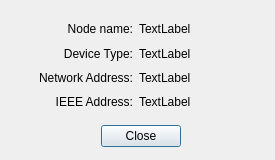
<?xml version="1.0" encoding="UTF-8"?>
<ui version="4.0">
 <class>info</class>
 <widget class="QDialog" name="info">
  <property name="geometry">
   <rect>
    <x>0</x>
    <y>0</y>
    <width>275</width>
    <height>160</height>
   </rect>
  </property>
  <property name="sizePolicy">
   <sizepolicy hsizetype="Fixed" vsizetype="Fixed">
    <horstretch>0</horstretch>
    <verstretch>0</verstretch>
   </sizepolicy>
  </property>
  <property name="minimumSize">
   <size>
    <width>0</width>
    <height>160</height>
   </size>
  </property>
  <property name="maximumSize">
   <size>
    <width>300</width>
    <height>160</height>
   </size>
  </property>
  <property name="windowTitle">
   <string>Info</string>
  </property>
  <widget class="QDialogButtonBox" name="buttonBox">
   <property name="geometry">
    <rect>
     <x>100</x>
     <y>120</y>
     <width>81</width>
     <height>32</height>
    </rect>
   </property>
   <property name="orientation">
    <enum>Qt::Horizontal</enum>
   </property>
   <property name="standardButtons">
    <set>QDialogButtonBox::Close</set>
   </property>
   <property name="centerButtons">
    <bool>true</bool>
   </property>
  </widget>
  <widget class="QWidget" name="layoutWidget">
   <property name="geometry">
    <rect>
     <x>20</x>
     <y>20</y>
     <width>231</width>
     <height>91</height>
    </rect>
   </property>
   <layout class="QGridLayout" name="gridLayout">
    <property name="bottomMargin">
     <number>0</number>
    </property>
    <item row="1" column="1">
     <widget class="QLabel" name="typeLabel">
      <property name="text">
       <string>TextLabel</string>
      </property>
     </widget>
    </item>
    <item row="3" column="0">
     <widget class="QLabel" name="label_2">
      <property name="text">
       <string>IEEE Address:</string>
      </property>
      <property name="alignment">
       <set>Qt::AlignRight|Qt::AlignTrailing|Qt::AlignVCenter</set>
      </property>
     </widget>
    </item>
    <item row="2" column="0">
     <widget class="QLabel" name="label_3">
      <property name="text">
       <string>Network Address:</string>
      </property>
      <property name="alignment">
       <set>Qt::AlignRight|Qt::AlignTrailing|Qt::AlignVCenter</set>
      </property>
     </widget>
    </item>
    <item row="3" column="1">
     <widget class="QLabel" name="IEEELabel">
      <property name="text">
       <string>TextLabel</string>
      </property>
     </widget>
    </item>
    <item row="0" column="1">
     <widget class="QLabel" name="nameLabel">
      <property name="text">
       <string>TextLabel</string>
      </property>
     </widget>
    </item>
    <item row="0" column="0">
     <widget class="QLabel" name="label">
      <property name="text">
       <string>Node name:</string>
      </property>
      <property name="alignment">
       <set>Qt::AlignRight|Qt::AlignTrailing|Qt::AlignVCenter</set>
      </property>
     </widget>
    </item>
    <item row="1" column="0">
     <widget class="QLabel" name="label_4">
      <property name="text">
       <string>Device Type:</string>
      </property>
      <property name="alignment">
       <set>Qt::AlignRight|Qt::AlignTrailing|Qt::AlignVCenter</set>
      </property>
     </widget>
    </item>
    <item row="2" column="1">
     <widget class="QLabel" name="nwkLabel">
      <property name="text">
       <string>TextLabel</string>
      </property>
     </widget>
    </item>
   </layout>
  </widget>
 </widget>
 <resources/>
 <connections>
  <connection>
   <sender>buttonBox</sender>
   <signal>accepted()</signal>
   <receiver>info</receiver>
   <slot>accept()</slot>
   <hints>
    <hint type="sourcelabel">
     <x>248</x>
     <y>254</y>
    </hint>
    <hint type="destinationlabel">
     <x>157</x>
     <y>274</y>
    </hint>
   </hints>
  </connection>
  <connection>
   <sender>buttonBox</sender>
   <signal>rejected()</signal>
   <receiver>info</receiver>
   <slot>reject()</slot>
   <hints>
    <hint type="sourcelabel">
     <x>316</x>
     <y>260</y>
    </hint>
    <hint type="destinationlabel">
     <x>286</x>
     <y>274</y>
    </hint>
   </hints>
  </connection>
 </connections>
</ui>
